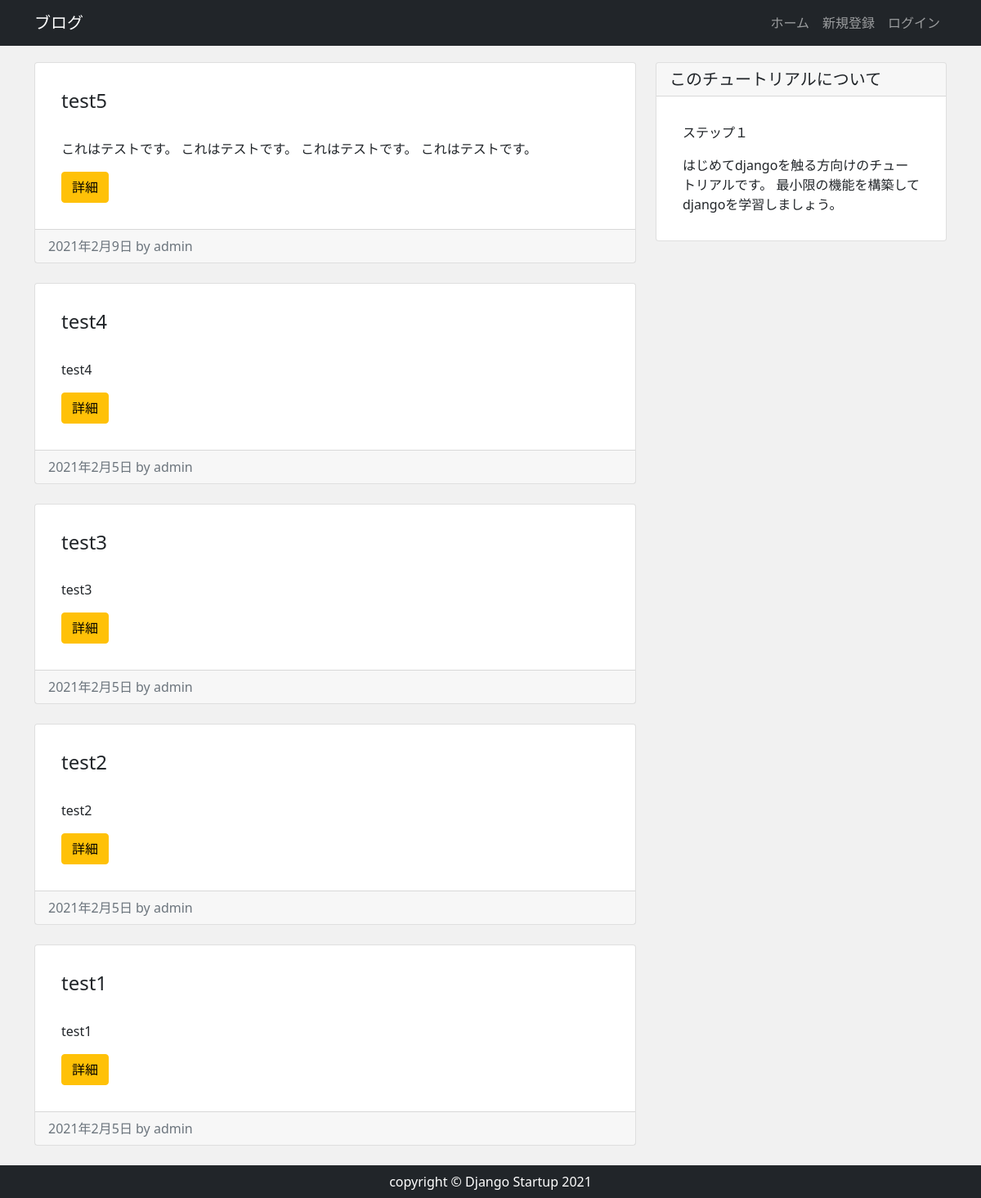
Before: / with the older database file.
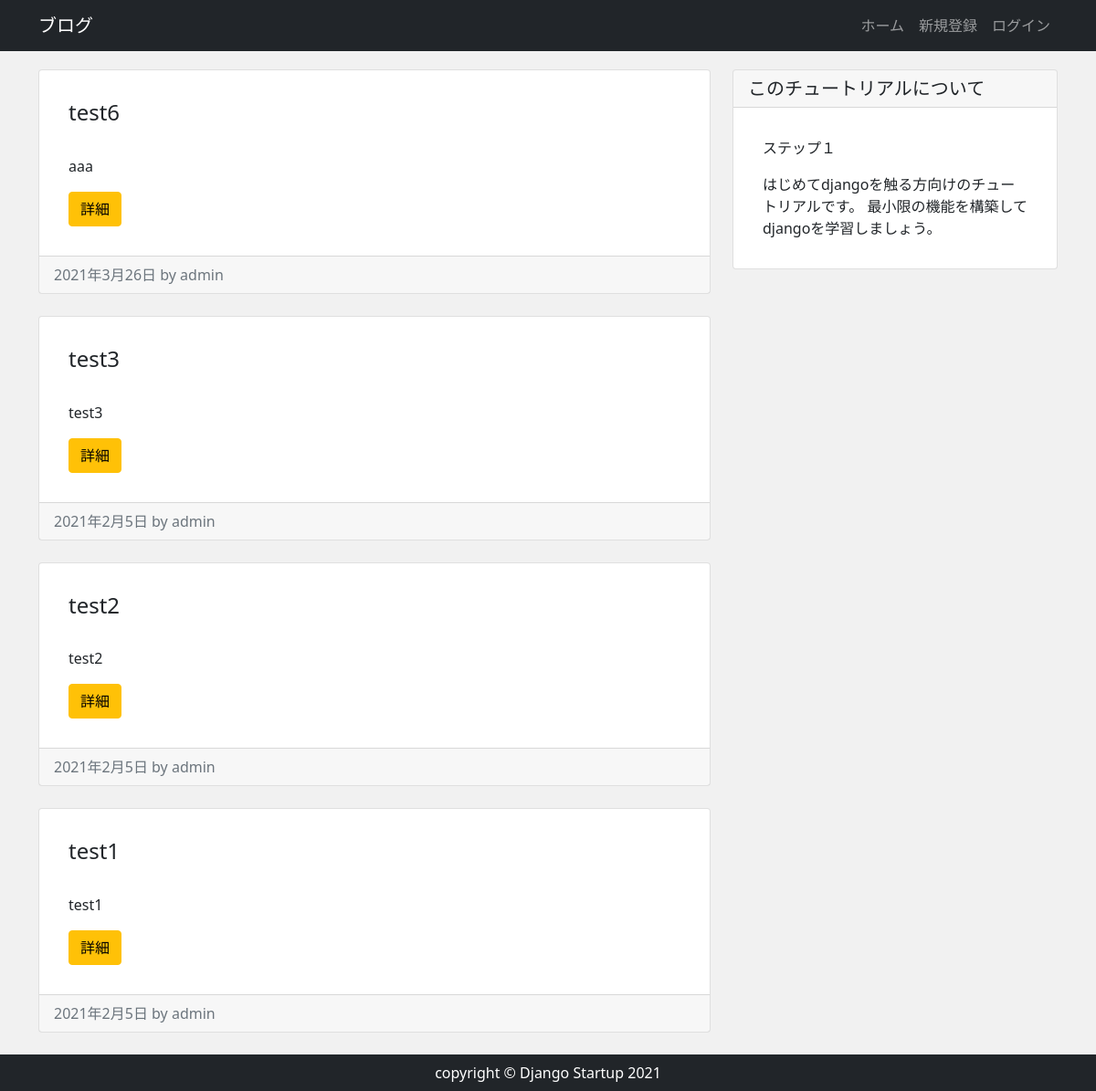
After: the same page with the newer database file.
### app/models.py (models this page shows, shortened)
class Post(models.Model):
    author = models.ForeignKey(
        settings.AUTH_USER_MODEL, on_delete=models.CASCADE)
    title = models.CharField("タイトル", max_length=150)
    content = models.TextField("本文")
    created = models.DateTimeField("作成日", default=timezone.now)

### app/views.py (the view)
# urls.py: path('', views.IndexView.as_view(), name='index'),
class IndexView(View):
    def get(self, request, *args, **kwargs):
        post_date = Post.objects.order_by('-id')
        return render(request, 'app/index.html', {'post_date': post_date})

### app/templates/app/index.html (shortened to what this page needs)
{% extends 'app/base.html' %}
{% block content %}
<div class="row ny-4 top">
    <div class="col-md-8">
        {% for post in post_date %}
        <div class="card mb-4">
            <div class="card-body">
                <h2 class="card-title">{{post.title}}</h2>
                <p class="card-text"> {{post.content|truncatechars:100}}</p>
                <div class="btn btn-warning">詳細</div>
            </div>
            <div class="card-footer text-muted">
                {{post.created|date}} by {{post.author}}
            </div>
        </div>
        {% endfor %}
    </div>
    <div class="col-md-4">
        <div class="card">
            <h5 class="card-header">このチュートリアルについて</h5>
            <div class="card-body">
                <p>ステップ１</p>
                <p class="mb-0">
                    はじめてdjangoを触る方向けのチュートリアルです。
                    最小限の機能を構築してdjangoを学習しましょう。
                </p>
            </div>
        </div>
    </div>
</div>
{% endblock content %}

### app/templates/app/base.html (shortened to what this page needs)
{% load static %}
<!DOCTYPE html>
<html lang="ja">
<head>
    <link href="https://cdn.jsdelivr.net/npm/bootstrap@5.0.0-beta1/dist/css/bootstrap.min.css" rel="stylesheet"
>
    <link rel="stylesheet" href="{% static 'css/style.css' %}">
</head>
<body>
    <nav class="navbar navbar-expand-lg navbar-dark bg-dark">
        <div class="container">
            <a href="/" class="navbar-brand">ブログ</a>
            <ul class="navbar-nav ml-auto">
                <li class="nav-item"><a href="/" class="nav-link">ホーム</a></li>
                {% if user.is_authenticated %}
                <li class="nav-item"><a href="{% url 'post_new' %}" class="nav-link">投稿</a></li>
                <li class="nav-item"><a href=" {% url 'account_logout' %} " class="nav-link">ログアウト</a></li>
                {% else %}
                <li class="nav-item"><a href=" {% url 'account_signup' %} " class="nav-link">新規登録</a></li>
                <li class="nav-item"><a href=" {% url 'account_login' %} " class="nav-link">ログイン</a></li>
                {% endif %}
            </ul>
        </div>
    </nav>
    <main>
        <div class="container">
            {% block content %}
            {% endblock content %}
        </div>
    </main>
    <footer class="py-2 bg-dark">
        <p class="m-0 text-center text-white">
            copyright &copy; Django Startup 2021
        </p>
    </footer>
</body>
</html>

### app/static/css/style.css (style rules this page uses)
* { margin: 0; padding: 0; box-sizing: border-box; }
body { background-color: #f1f1f1; display: flex; flex-flow: column; min-height: 100vh; }
main { flex: 1; }
.top { margin-top: 20px; }
.card-body { padding: 2rem; }
.card-title { margin-bottom: 2rem; font-size: 1.5rem; }

Changed rows visible on the page:
removed Post: title "test5", content "これはテストです。 これはテストです。 これはテストです。 これはテストです。", created "2021年2月9日", author "admin"
removed Post: title "test4", content "test4", created "2021年2月5日", author "admin"
added Post: title "test6", content "aaa", created "2021年3月26日", author "admin"
